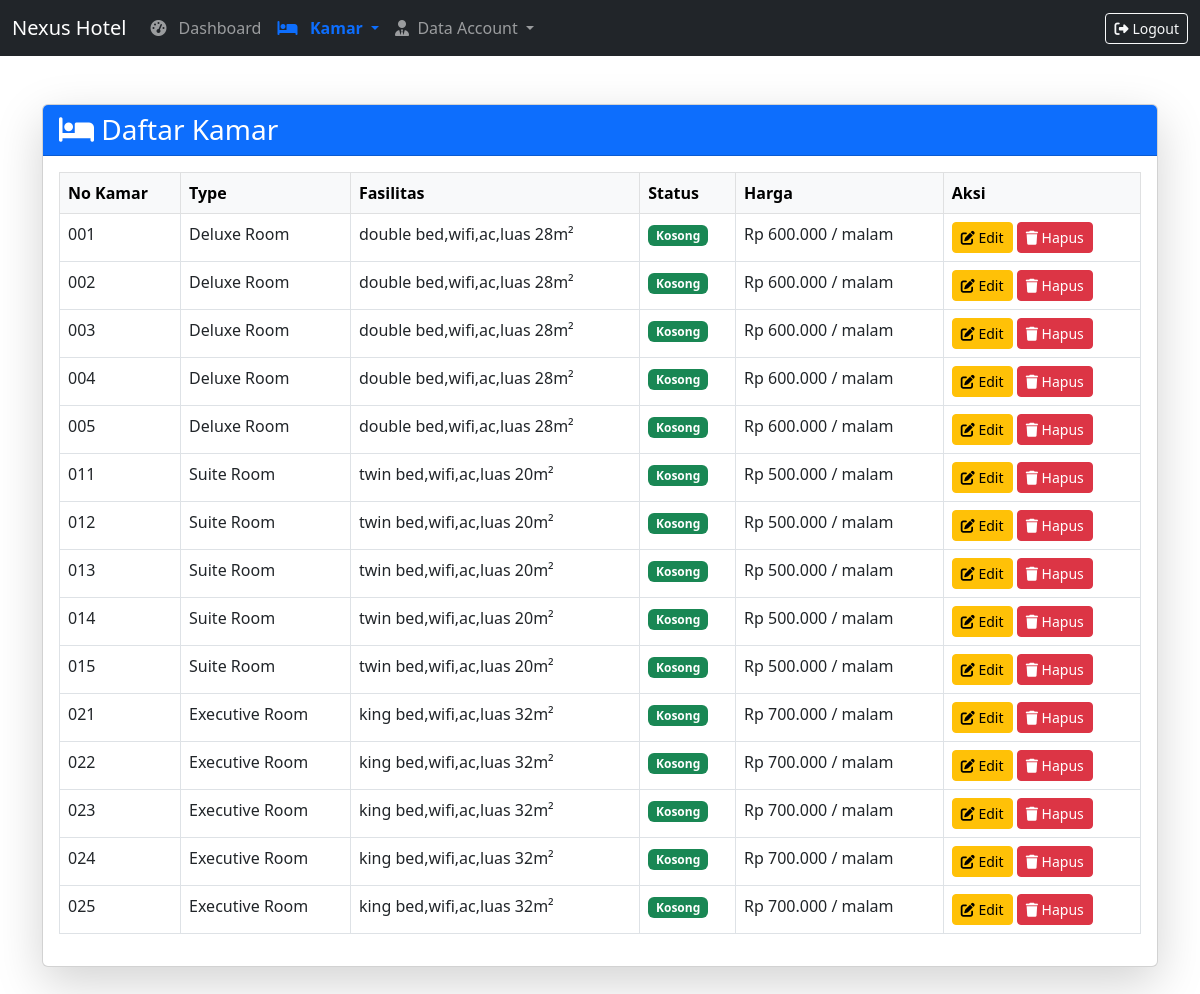
Page /admin/kamar.php on the earlier database version.
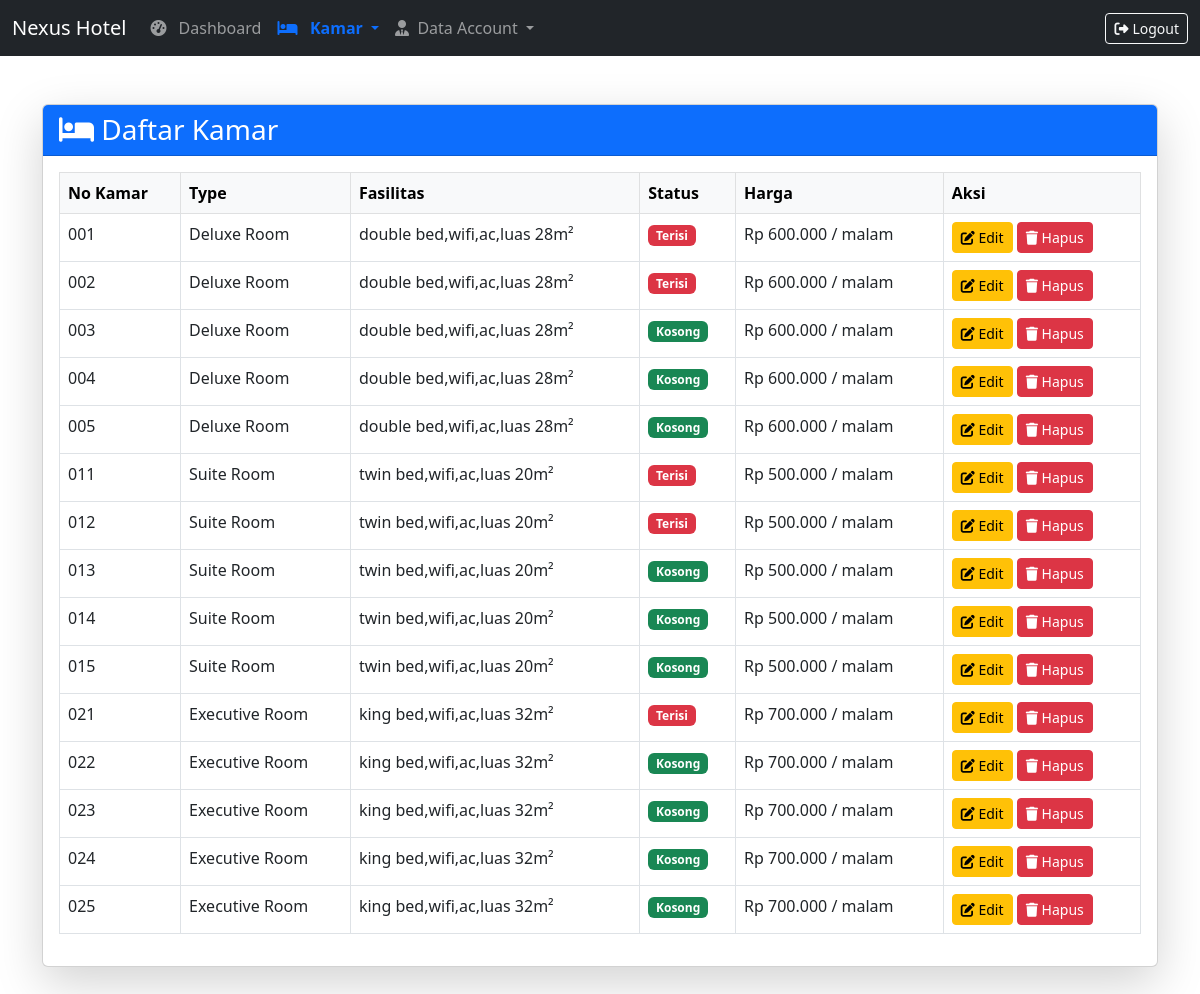
Same page on the later database version.
### tables this page shows
CREATE TABLE `kmr` (
  `idkmr` int(12) NOT NULL,
  `nokmr` varchar(5) NOT NULL,
  `tipe` varchar(255) NOT NULL,
  `harga` bigint(20) NOT NULL,
  `kap` varchar(255) NOT NULL,
  `status` varchar(20) NOT NULL,
  `fasilitas` varchar(255) NOT NULL
);

### admin/kamar.php (the view, shortened to what this page needs)
<?php
include '../koneksi.php';
$currentPage = 'kamar';
$sql = "SELECT * FROM kmr";
$result = $conn->query($sql);
?>
<!DOCTYPE html>
<html lang="en">
<head>
  <link href="https://cdn.jsdelivr.net/npm/bootstrap@5.3.0/dist/css/bootstrap.min.css" rel="stylesheet" />
  <link rel="stylesheet" href="https://cdnjs.cloudflare.com/ajax/libs/font-awesome/6.4.0/css/all.min.css" />
</head>
<body>
  <nav class="navbar navbar-expand-lg navbar-dark bg-dark d-none d-lg-flex">
    <div class="container-fluid">
      <a class="navbar-brand" href="dashboard.php">Nexus Hotel</a>
      <div class="collapse navbar-collapse">
        <ul class="navbar-nav me-auto mb-2 mb-lg-0">
          <li class="nav-item">
            <a class="nav-link <?php if ($currentPage == 'dashboard')
              echo 'active'; ?>" href="dashboard.php">
              <i class="fas fa-tachometer-alt me-2"></i> Dashboard
            </a>
          </li>
          <li class="nav-item dropdown">
            <a class="nav-link dropdown-toggle <?php if ($currentPage == 'kamar' || $currentPage == 'tambah')
              echo 'active'; ?>" data-bs-toggle="dropdown" href="#" role="button" aria-expanded="false">
              <i class="fas fa-bed"></i> &nbsp; Kamar
            </a>
          </li>
          <li class="nav-item dropdown">
            <a class="nav-link dropdown-toggle <?php if ($currentPage == 'dtadmin' || $currentPage == 'dtcust')
              echo 'active'; ?>" data-bs-toggle="dropdown" href="#" role="button" aria-expanded="false">
              <i class="fas fa-user-tie"></i>&nbsp; Data Account
            </a>
          </li>
        </ul>
        <a href="../logout.php" class="btn btn-outline-light btn-sm"><i class="fas fa-sign-out-alt me-1"></i>Logout</a>
      </div>
    </div>
  </nav>
  <div class="container my-5">
    <div class="card shadow-lg">
      <div class="card-header">
        <h3 class="mb-0"><i class="fas fa-bed"></i> Daftar Kamar</h3>
      </div>
      <div class="card-body">
        <div class="table-responsive">
          <table class="table table-bordered table-hover">
            <thead class="table-light">
              <tr>
                <th>No Kamar</th>
                <th>Type</th>
                <th>Fasilitas</th>
                <th>Status</th>
                <th>Harga</th>
                <th>Aksi</th>
              </tr>
            </thead>
            <tbody>
              <?php if ($result->num_rows > 0): ?>
                <?php while ($row = $result->fetch_assoc()): ?>
                  <tr>
                    <td><?= htmlspecialchars($row['nokmr']) ?></td>
                    <td><?= htmlspecialchars($row['tipe']) ?></td>
                    <td><?= htmlspecialchars($row['fasilitas']) ?></td>
                    <td>
                      <?php
                      $badge = 'secondary';
                      if ($row['status'] == 'Kosong')
                        $badge = 'success';
                      elseif ($row['status'] == 'Terisi')
                        $badge = 'danger';
                      elseif ($row['status'] == 'Maintenance')
                        $badge = 'warning';
                      ?>
                      <span class="badge bg-<?= $badge ?>"><?= htmlspecialchars($row['status']) ?></span>
                    </td>
                    <td>Rp <?= number_format($row['harga'], 0, ',', '.') ?> / malam</td>
                    <td>
                      <button class="btn btn-warning btn-sm" data-bs-toggle="modal"
                        data-bs-target="#editModal<?= $row['nokmr'] ?>">
                        <i class="fas fa-edit"></i> Edit
                      </button>
                      <a href="hapus.php?nokmr=<?= htmlspecialchars($row['nokmr']) ?>"
                        onclick="return confirm('Yakin ingin menghapus kamar ini?')" class="btn btn-danger btn-sm">
                        <i class="fas fa-trash"></i> Hapus
                      </a>
                    </td>
                  </tr>
                <?php endwhile; ?>
              <?php else: ?>
                <tr>
                  <td colspan="6" class="text-center">Tidak ada data</td>
                </tr>
              <?php endif; ?>
            </tbody>
          </table>
        </div>
      </div>
    </div>
  </div>
</body>
</html>

Differences in the rows shown:
changed kmr (number 1 of 15 on the later page): status "Kosong" → "Terisi"
changed kmr (number 2 of 15 on the later page): status "Kosong" → "Terisi"
changed kmr (number 6 of 15 on the later page): status "Kosong" → "Terisi"
changed kmr (number 7 of 15 on the later page): status "Kosong" → "Terisi"
changed kmr (number 11 of 15 on the later page): status "Kosong" → "Terisi"
